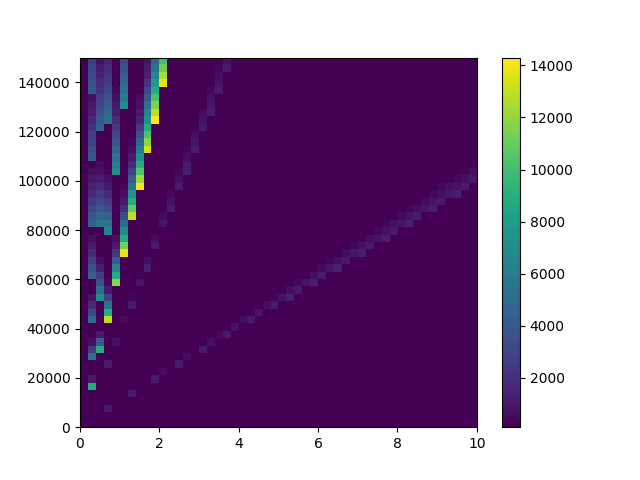

The Python source for this figure:
import scipy
import numpy as np
import matplotlib.pyplot as plt
from tqdm import tqdm

from scipy.fft import fft, fftfreq
from scipy.signal import detrend

from residence_time_opt import VolterraSolver

# ========================================================================
# Parameters 
# ========================================================================
    
# Dimension (1 or 2)
d = 1

# Power alpha for psi(u) = u^alpha
alpha = 2

# Time parameters
h = 0.01        # Time step
N = 50          # Number of initial points
M = 500        # Number of points to compute

z_initial_amplitude = 0.1

# Space steps and interval
delta_x = 0.01
N_x = 600

decay_rate = 0.5
f_amplitude = 9.0
stiffness = 150000

def f_constant(d, value):
    return lambda t: value * np.ones(d)
f_func = f_constant(d, value=f_amplitude)


def z_initial_default(d, amplitude):
    return lambda t: amplitude * np.exp(t / 10) * np.ones(d) # the past history, as a function of the time
z_initial = z_initial_default(d, amplitude=z_initial_amplitude)


# ========================================================================
# Fonctions utiles
# ========================================================================

def get_main_frequency(signal, sample_rate):
    # on retire les tendances (par exemple la décroissance de la vitesse) pour nettoyer le signal
    signal_clean = detrend(signal.flatten())

    n = len(signal_clean)
    fft_vals = fft(signal)
    freqs    = fftfreq(n, d=1/sample_rate)  # d = time spacing between samples
    
    # Keep only positive frequencies and their magnitudes
    pos_mask    = freqs > 0
    freqs_pos   = freqs[pos_mask]
    magnitudes  = np.abs(fft_vals[pos_mask])
    
    # Pick the frequency with the highest magnitude
    main_freq = freqs_pos[np.argmax(magnitudes)]
    return main_freq

#=================================================
#code pour génération des données
#=================================================

taille_grilles = 50
phase_array = []

grille_f_amplitude = np.linspace(0 , 10 , taille_grilles)
grille_raideur = np.linspace(0 , 150000 , taille_grilles)

for i in tqdm(range(taille_grilles), desc="Steps"):
    phase_array.append([])
    for j in range(taille_grilles):
        f_func = f_constant(d, value=grille_f_amplitude[i])
        solver = VolterraSolver(
            h=h,
            delta_x = delta_x,
            N_x = N_x,
            N=N,
            M=M,
            d=d,
            alpha=alpha,
            decay_rate=decay_rate,
            f_func=f_func,
            z_initial=z_initial,
            stiffness=grille_raideur[j]
        )
        
        t, Z = solver.solve()
        Z_speed = np.gradient(Z, axis=0)
        #on retire le passé qui cause une forte discontinuité
        t, Z, Z_speed = t[N+1:], Z[N+1:], Z_speed[N+1:]
        sample_rate = len(Z_speed)/h 
        frec = get_main_frequency(signal=Z_speed, sample_rate=sample_rate)
        phase_array[-1].append(frec)


phase_array = np.array(phase_array)


fig, ax = plt.subplots()
im = ax.imshow(
    phase_array,
    extent=[grille_f_amplitude.min(), grille_f_amplitude.max(),
            grille_raideur.min(), grille_raideur.max()],
    origin="lower",
    aspect="auto",
)
fig.colorbar(im, ax=ax)
plt.show()
plt.savefig(f'/home/onyxia/work/EDPMA/phase_diagram.png')
